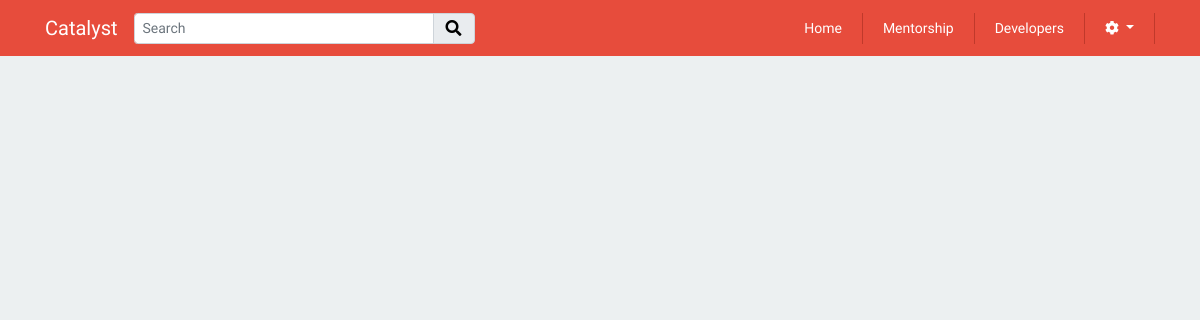
/includes/developers/developers.php, run on an earlier commit of the app's database.
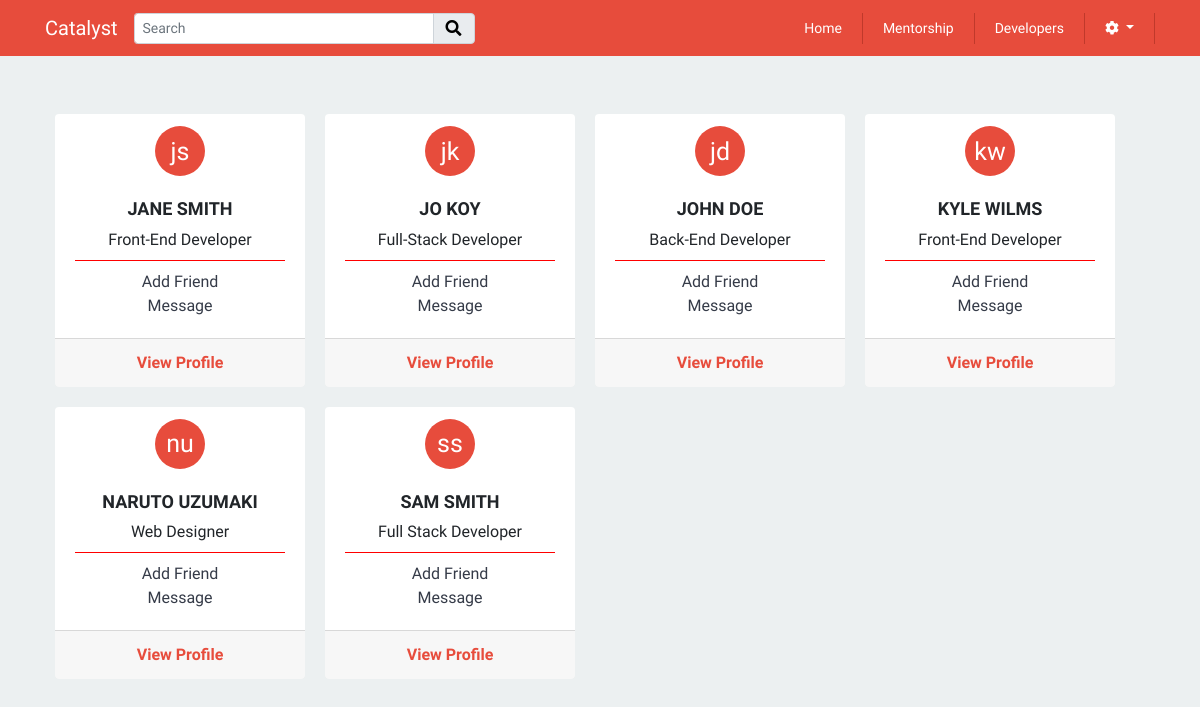
And on a later commit of the database.
### tables this page shows
CREATE TABLE `profiles` (
  `id` int(11) NOT NULL,
  `fname` varchar(255) NOT NULL,
  `lname` varchar(255) NOT NULL,
  `email` varchar(255) NOT NULL,
  `contact` varchar(255) NOT NULL,
  `image` longtext NOT NULL,
  `location` varchar(255) NOT NULL,
  `position` varchar(255) NOT NULL,
  `portfolio_url` varchar(255) NOT NULL,
  `mentorship_status` tinyint(1) NOT NULL,
  `user_id` int(11) NOT NULL
);

### config.php (called while the page is built, shortened)
<?php
	$csspath = ROOTPATH. "css/";

### models/profile/user-profile.php (called while the page is built, shortened)
<?php
class Profile
{
	public function getAllProfile($db){
		$query = "SELECT * FROM profiles ORDER BY fname Asc";
		$pdost = $db->prepare($query);
		$pdost->execute();
		$profile = $pdost->fetchAll(PDO::FETCH_OBJ);
		return $profile;
	}
}

### includes/developers/list-developers.php (the view)
<?php
foreach($list as $profile) {
	$fName = $profile->fname;
	$lName = $profile->lname;
	$firstChar = mb_substr($fName, 0, 1, "UTF-8");
	$secChar = mb_substr($lName, 0, 1, "UTF-8");
echo '<div class="dev-container">'
.'<div class="card dev-card">'
.'<div class="card-header dev-header">'
. '<div class="dev-avatar-circle">'
. '<span class="dev-initials">' . $firstChar . $secChar . '</span>'
. '</div>'
.'</div>'
.'<h3 class="dev-h3">' . $profile->fname . ' ' . $profile->lname . '</h3>'
.'<p class="text-center">' . $profile->position . '</p>'
.'<div class="card-body dev-card-body">'
.'<hr>'
.'<a href="#" class="">Add Friend</a>'
.'<br>'
.'<a href="#" class="">Message</a>'
.'</div>'
.'<div class="card-footer dev-footer">'
.'<a href="profile.php?id=' . $profile->id . '" class="" style="color: #E74C3C;font-weight:bold;">View Profile</a>'
.'</div>'
.'</div>'
.'</div>';
}

### includes/header.php (shortened to what this page needs)
<?php
require_once "../../config.php";
?>
<!doctype html>
<html lang="en">
<head>
	<link rel="stylesheet" href="https://stackpath.bootstrapcdn.com/bootstrap/4.3.1/css/bootstrap.min.css">
	<link rel="stylesheet" href="<?= $csspath ?>style.css">
	<link rel="stylesheet" href="https://use.fontawesome.com/releases/v5.8.2/css/all.css">
	<link rel="stylesheet" href="../../js/alertifyjs/css/alertify.css">
	<link rel="stylesheet" href="../../js/alertifyjs/css/themes/default.css">
</head>
<body>
	<header id="header">
		<nav class="navbar navbar-expand-lg navbar-dark header-bg">
			<div class="container">
				<a class="navbar-brand" href="../homepage/homepage.php">Catalyst</a>
				<div class="collapse navbar-collapse" id="navbarSupportedContent">
					<form class="form-inline my-2 my-lg-0">
						<div class="input-group">
							<input type="text" class="form-control form-control-sm" placeholder="Search" aria-label="Recipient's username" aria-describedby="basic-addon2"  style="width:300px;">
							<div class="input-group-append">
								<span class="input-group-text" id="basic-addon2"><i class="fas fa-search"></i></span>
							</div>
						</div>
					</form>
					<ul class="navbar-nav ml-auto">
						<li class="nav-item active">
							<a class="nav-link" href="../homepage/homepage.php">home <span class="sr-only">(current)</span></a>
						</li>
						<li class="nav-item">
							<a class="nav-link" href="../mentorship/mentorship.php">mentorship</a>
						</li>
						<li class="nav-item">
							<a class="nav-link" href="../developers/developers.php">developers</a>
						</li>
						<li class="nav-item dropdown">
							<a class="nav-link dropdown-toggle" href="#" id="navbarDropdown" role="button" data-toggle="dropdown" aria-haspopup="true" aria-expanded="false">
								<i class="fas fa-cog"></i>
							</a>
						</li>
					</ul>
				</div>
			</div>
		</nav>
	</header>

### includes/developers/developers.php
<?php
require_once '../../config.php';
require_once 'header.php';
require_once MODELS_PATH . "/database.php";
require_once MODELS_PROFILE_PATH . "/user-profile.php";
$db = Database::getDb();
$profileObj = new Profile();
$list = $profileObj->getAllProfile($db);
?>
<br>
<br>
<div class="container">
	<div class="row">
		<?php require_once INCLUDES_DEVELOPER_PATH . "/list-developers.php";  ?>
		</div>
	</div>
	<?php
require_once 'footer.php';
?>

### includes/footer.php (shortened to what this page needs)
  </body>
</html>

### css/style.css (style rules this page uses)
body { font-family: 'Muli', sans-serif; background: #ecf0f1; }
hr { display: block; height: 1px; border: 0; border-top: 1px solid red; margin: 0.5em 0; padding: 0; }
a { text-decoration: none; color: #353b48; }
p { margin: 0; padding: 0; }
.header-bg { background: #e74c3c !important; }
.card { border: none !Important; }
.input-group-text { color: black !important; }
.fa-search { color: black !important; }
.nav-link { padding: 5px 20px !important; font-size: 14px; text-transform: capitalize; color: #fff !important; border-right: 1px solid #c0392b; }
.card-body { padding-top:0 !important; }
span { margin: 0; }
.row { margin: 0 auto; }
.dev-container { float: left !important; text-align: center; margin: 10px; padding: 0; }
.dev-h3 { text-transform:uppercase; font-weight: bold; font-size: 18px; text-align: center; padding-top: 10px; }
.dev-card-body { padding-top: 0; }
.dev-avatar-circle { float: left; display: inline-block; width: 50px; height: 50px; background-color: #E74C3C; text-align: center; border-radius: 50%; -webkit-border-radius: 50%; -moz-border-radius: 50%; }
.dev-initials { position: relative; top: 12.5px; font-size: 25px; line-height: 25px; color: #fff; text-transform: lowercase; }
.card-header.dev-header { border: none; background: #fff; margin: 0 auto !important; }
.dev-card { width: 250px !important; }
.dev-card p { text-transform:capitalize; }

What changed in the data, as far as the page shows it:
added profiles: fname "j", lname "s", fname "JANE", lname "SMITH", position "Front-End Developer"
added profiles: fname "j", lname "k", fname "JO", lname "KOY", position "Full-Stack Developer"
added profiles: fname "j", lname "d", fname "JOHN", lname "DOE", position "Back-End Developer"
added profiles: fname "k", lname "w", fname "KYLE", lname "WILMS", position "Front-End Developer"
added profiles: fname "n", lname "u", fname "NARUTO", lname "UZUMAKI", position "Web Designer"
added profiles: fname "s", lname "s", fname "SAM", lname "SMITH", position "Full Stack Developer"
